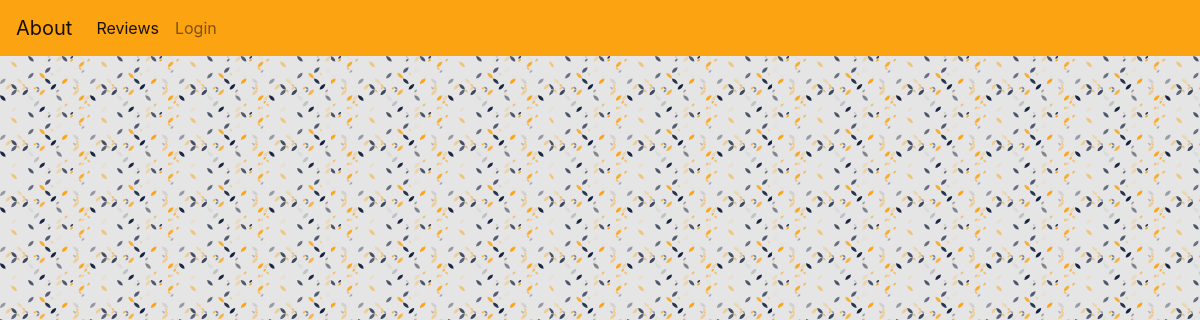
/review-page, run on an earlier commit of the app's database.
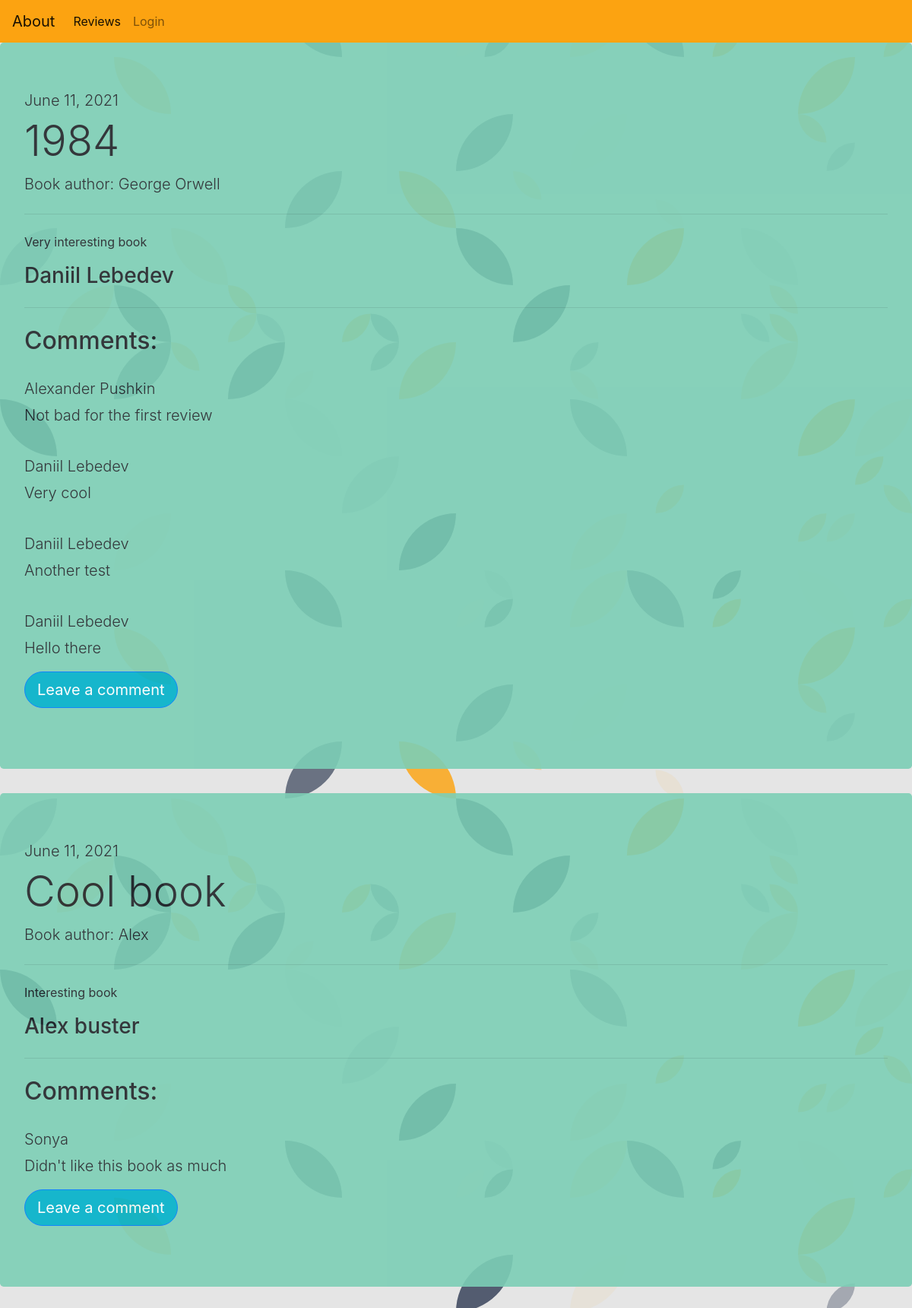
And on a later commit of the database.
### site_eng/models.py (models this page shows, shortened)
class ReviewEng(models.Model):
	book_title = models.CharField(max_length = 50)
	book_author = models.CharField(max_length = 100)
	review_text = models.TextField()
	review_author = models.CharField(max_length = 100, blank = True)
	review_pub_date = models.DateField(default=date.today().strftime('%d/%m/%Y'))

class CommentEng(models.Model):
	review = models.ForeignKey(ReviewEng, related_name="comments" ,on_delete = models.CASCADE)
	comment_text = models.TextField(default = " ")
	comment_author = models.CharField(max_length = 100, blank = True)
	comment_pub_date = models.DateField(default=date.today().strftime('%d/%m/%Y'))

### site_eng/views.py (the view)
# urls.py: path('review-page', views.reviewPage, name = 'reviewPage'),
def reviewPage(request):
	reviews = ReviewEng.objects.all()
	comments = CommentEng.objects.all()
	context = {'reviews':reviews, 'comments':comments}
	return render(request, 'review.html', context)

### site_eng/templates/review.html
{% extends 'base.html' %}
{% block content %}
{% for review in reviews %}
<div class="jumbotron blog" style="background-color:#7DCFB6; opacity: 90%; ">
  <h2 class="lead">{{review.review_pub_date}}</h2>
  <h1 class="display-4">{{review.book_title}}</h1>
  <p class="lead">Book author: {{review.book_author}}</p>
  <hr class="my-4">
  <p>{{review.review_text}}</p>
  <h3>{{review.review_author}}</h3>
  <hr class="my-4">
  <h2>Comments:</h2>
  {% for comment in review.comments.all %}
  <br>
  <h3 class="lead">{{comment.comment_author}}</h3>
  <p class="lead">{{comment.comment_text}}</p>
  {% endfor %}
  <p class="lead">
    <a class="btn btn-primary btn-lg" href="{% url 'createCommentForBlog' %}" role="button" style="border-radius: 25px; background-color:#00B2CA; border-color: none;">Leave a comment</a>
  </p>
</div>
{% endfor %}
{% endblock %}

### site_eng/templates/base.html (shortened to what this page needs)
{% load static %}
<!DOCTYPE html>
<html lang="en">
  <head>
    <link rel="stylesheet" type="text/css" href="{% static 'index.css' %}">
    <link rel="stylesheet" href="https://stackpath.bootstrapcdn.com/bootstrap/4.4.1/css/bootstrap.min.css">
  </head>
  <nav class="navbar navbar-expand-lg navbar-light" style="background-color:#FCA311 ;">
    <a class="navbar-brand" href="{% url 'welcomePage' %}">About</a>
    <div class="collapse navbar-collapse" id="navbarSupportedContent">
      <ul class="navbar-nav mr-auto">
        <li class="nav-item active">
          <a class="nav-link" href="{% url 'reviewPage' %}">Reviews<span class="sr-only">(current)</span></a>
        </li>
        <li class="nav-item">
          <a class="nav-link" href="{% url 'loginPage' %}">Login</a>
        </li>
      </ul>
    </div>
  </nav>
  <body>
    {% block content %}
    {% endblock %}
  </body>
</html>

### static/index.css (style rules this page uses)
@media (min-width: 375px) { :root { --size-divisor: 2; } }
@media (min-width: 576px) { :root { --size-divisor: 3; } }
@media (min-width: 768px) { :root { --size-divisor: 1.5; } }
@media (min-width: 992px) { :root { --size-divisor: 1; } }
@media (min-width: 1200px) { :root { --size-divisor: 1; } }
body { background-color: #000000; font-family: 'Varela Round', sans-serif; background-image: url(main-background.svg); }

What changed in the data, as far as the page shows it:
added ReviewEng: review_pub_date "June 11, 2021", book_title "1984", book_author "George Orwell", review_text "Very interesting book", review_author "Daniil Lebedev"
added CommentEng: comment_author "Alexander Pushkin", comment_text "Not bad for the first review", shown under "June 11, 2021"
added CommentEng: comment_author "Daniil Lebedev", comment_text "Very cool", shown under "June 11, 2021"
added CommentEng: comment_author "Daniil Lebedev", comment_text "Another test", shown under "June 11, 2021"
added CommentEng: comment_author "Daniil Lebedev", comment_text "Hello there", shown under "June 11, 2021"
added ReviewEng: review_pub_date "June 11, 2021", book_title "Cool book", book_author "Alex", review_text "Interesting book", review_author "Alex buster"
added CommentEng: comment_author "Sonya", comment_text "Didn't like this book as much", shown under "June 11, 2021"
